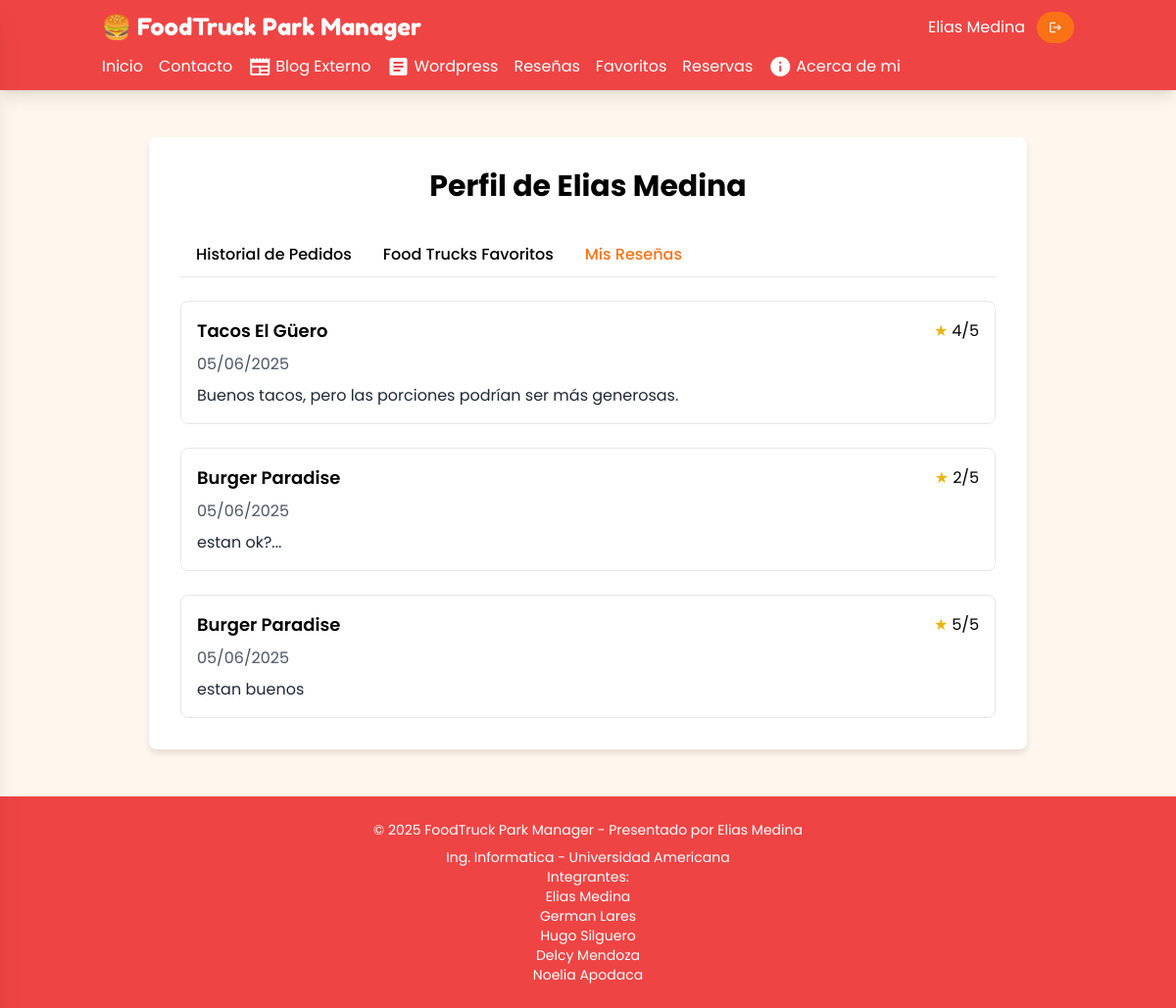
Screenshot of /public/perfil.php?tab=reseñas (signed in) with the database file from the repository.
### tables this page shows
CREATE TABLE `reviews` (
  `id` int(11) NOT NULL,
  `usuario_id` int(11) NOT NULL,
  `foodtruck_id` int(11) NOT NULL,
  `rating` int(11) NOT NULL CHECK (`rating` between 1 and 5),
  `comentario` text DEFAULT NULL,
  `fecha` timestamp NOT NULL DEFAULT current_timestamp()
);

### src/DAO/ReservaDAO.php (called while the page is built, shortened)
<?php
class ReservaDAO
{
    private $db;
    public function __construct(Database $db)
    {
        $this->db = $db;
    }
    public function getReservasByUsuarioId($usuario_id, $showAll = false)
    {
        $conn = $this->db->getConnection();
        $usuario_id = mysqli_real_escape_string($conn, $usuario_id);
        if ($showAll) {
            $sql = "SELECT r.*, u.nombre AS usuario_nombre
                FROM reservas r
                JOIN usuarios u ON r.usuario_id = u.id
                ORDER BY r.fecha_creacion DESC";
        } else {
            $sql = "SELECT r.*, u.nombre AS usuario_nombre
                FROM reservas r
                JOIN usuarios u ON r.usuario_id = u.id
                WHERE r.usuario_id = '$usuario_id'
                ORDER BY r.fecha_creacion DESC";
        }
        $result = mysqli_query($conn, $sql);
        $reservas = [];
        while ($row = mysqli_fetch_assoc($result)) {
            $reservas[] = $row;
        }
        return $reservas;
    }
    public function getItemsByReservaId($reserva_id)
    {
        $conn = $this->db->getConnection();
        $reserva_id = mysqli_real_escape_string($conn, $reserva_id);
        $sql = "SELECT ri.*, m.nombre AS menu_nombre FROM reserva_items ri
                JOIN menus m ON ri.menu_id = m.id
                WHERE ri.reserva_id = '$reserva_id'";
        $result = mysqli_query($conn, $sql);
        $items = [];
        while ($row = mysqli_fetch_assoc($result)) {
            $items[] = $row;
        }
        return $items;
    }
}
?>

### src/DAO/FoodTruckDAO.php (called while the page is built, shortened)
<?php
class FoodTruckDAO {
    private $db;
    public function __construct(Database $db) {
        $this->db = $db;
    }
    public function getFoodTruckById($id) {
        $conn = $this->db->getConnection();
        $id = mysqli_real_escape_string($conn, $id);
        $sql = "SELECT * FROM foodtrucks WHERE id = '$id' LIMIT 1";
        $result = mysqli_query($conn, $sql);
        $foodTruck = mysqli_fetch_assoc($result);
        $sqlMenu = "SELECT * FROM menus WHERE foodtruck_id = '$id' ORDER BY nombre ASC";
        $resultMenu = mysqli_query($conn, $sqlMenu);
        $menu = [];
        if ($resultMenu) {
            while ($row = mysqli_fetch_assoc($resultMenu)) {
                $menu[] = $row;
            }
        }
        $foodTruck['menu'] = $menu;
        return $foodTruck;
    }
}
?>

### src/DAO/ReviewDAO.php (called while the page is built, shortened)
<?php
class ReviewDAO
{
    private $db;
    public function __construct(Database $db)
    {
        $this->db = $db;
    }
    public function getReviewsByUserId($usuario_id)
    {
        $conn = $this->db->getConnection();
        $stmt = $conn->prepare("SELECT * FROM reviews WHERE usuario_id = ?");
        $stmt->bind_param("i", $usuario_id);
        if (!$stmt->execute()) {
            error_log("Error execute getReviewsByUserId: " . $stmt->error);
            return null;
        }
        $result = $stmt->get_result();
        $reviews = [];
        while ($row = $result->fetch_assoc()) {
            $reviews[] = $row;
        }
        return $reviews;
    }
}
?>

### public/perfil.php (the view, shortened to what this page needs)
<?php
require_once __DIR__ . '/../src/dao/ReservaDAO.php';
require_once __DIR__ . '/../src/dao/ReviewDAO.php';
require_once __DIR__ . '/../src/dao/FoodTruckDAO.php';
$db = new Database();
$reservaDAO = new ReservaDAO($db);
$reviewDAO = new ReviewDAO($db);
$foodTruckDAO = new FoodTruckDAO($db);
$userId = $_SESSION['user_id'] ?? null;
$username = $_SESSION['username'] ?? null;
$reservas = $reservaDAO->getReservasByUsuarioId($userId);
$reseñas = $reviewDAO->getReviewsByUserId($userId);
$profileData = [
    'historial' => [],
    'reseñas' => []
];
foreach ($reservas as $reserva) {
    $items = $reservaDAO->getItemsByReservaId($reserva['id']);
    $foodTruck = $foodTruckDAO->getFoodTruckById($reserva['foodtruck_id']);
    $profileData['historial'][] = [
        'id' => $reserva['id'],
        'fecha' => date('d/m/Y', strtotime($reserva['fecha'])),
        'hora' => date('H:i', strtotime($reserva['hora'])),
        'total' => number_format($reserva['total'], 2),
        'estado' => $reserva['estado'],
        'foodtruck' => $foodTruck['nombre'] ?? 'Desconocido',
        'items' => $items
    ];
}
foreach ($reseñas as $reseña) {
    $foodTruck = $foodTruckDAO->getFoodTruckById($reseña['foodtruck_id']);
    $profileData['reseñas'][] = [
        'id' => $reseña['id'],
        'rating' => $reseña['rating'],
        'comentario' => $reseña['comentario'],
        'fecha' => date('d/m/Y', strtotime($reseña['fecha'])),
        'foodtruck' => $foodTruck['nombre'] ?? 'Desconocido'
    ];
}
include __DIR__ . '/../templates/header.php';
$activeTab = $_GET['tab'] ?? 'historial';
?>
<main class="container mx-auto px-6 py-12">
    <section class="max-w-4xl mx-auto bg-white rounded-lg custom-shadow p-8">
        <h1 class="text-3xl font-bold mb-8 text-center">
            Perfil de <?= htmlspecialchars($username) ?>
        </h1>
        <div class="tabs flex border-b mb-6">
            <a href="?tab=historial"
               class="tab py-2 px-4 font-medium border-b-2 border-transparent hover:text-secondary transition-colors duration-200 <?= $activeTab === 'historial' ? 'active border-secondary text-secondary' : '' ?>">
                Historial de Pedidos
            </a>
            <a href="?tab=favoritos"
               class="tab py-2 px-4 font-medium border-b-2 border-transparent hover:text-secondary transition-colors duration-200 <?= $activeTab === 'favoritos' ? 'active border-secondary text-secondary' : '' ?>">
                Food Trucks Favoritos
            </a>
            <a href="?tab=reseñas"
               class="tab py-2 px-4 font-medium border-b-2 border-transparent hover:text-secondary transition-colors duration-200 <?= $activeTab === 'reseñas' ? 'active border-secondary text-secondary' : '' ?>">
                Mis Reseñas
            </a>
        </div>
        <?php if ($activeTab === 'reseñas'): ?>
            <div class="tab-content active" id="reseñas">
                <?php if (!empty($profileData['reseñas'])): ?>
                    <div class="space-y-6">
                        <?php foreach ($profileData['reseñas'] as $reseña): ?>
                            <div class="border rounded-lg p-4 hover:shadow-md transition-shadow">
                                <div class="flex justify-between items-center mb-2">
                                    <h3 class="text-lg font-semibold"><?= htmlspecialchars($reseña['foodtruck']) ?></h3>
                                    <div class="flex items-center">
                                        <span class="text-yellow-500 mr-1">★</span>
                                        <span><?= $reseña['rating'] ?></span>/5
                                    </div>
                                </div>
                                <p class="text-gray-600 mb-2"><?= $reseña['fecha'] ?></p>
                                <p class="text-gray-800"><?= htmlspecialchars($reseña['comentario']) ?></p>
                            </div>
                        <?php endforeach; ?>
                    </div>
                <?php else: ?>
                    <p class="text-center py-8 text-gray-500">No has escrito ninguna reseña</p>
                <?php endif; ?>
            </div>
        <?php endif; ?>
    </section>
</main>
<?php include __DIR__ . '/../templates/footer.php'; ?>

### public/assets/css/styles.css (style rules this page uses)
:root { --primary: #DC2626; --secondary: #FB923C; --accent: #22C55E; --background: #FFFAF0; --textPrimary: #111827; --textSecondary: #374151; }
* { transition: all 0.5s ease-in-out; }
.custom-shadow { box-shadow: 0 4px 6px -1px rgba(0, 0, 0, 0.1), 0 2px 4px -1px rgba(0, 0, 0, 0.06); }
.tab-content { animation: fadeIn 0.5s ease-out; }
.custom-shadow { box-shadow: 0 4px 6px rgba(0, 0, 0, 0.1); }

### rows the page displays
reviews: foodtruck "Tacos El Güero", rating "4", fecha "05/06/2025", comentario "Buenos tacos, pero las porciones podrían ser más generosas."
reviews: foodtruck "Burger Paradise", rating "2", fecha "05/06/2025", comentario "estan ok?..."
reviews: foodtruck "Burger Paradise", rating "5", fecha "05/06/2025", comentario "estan buenos"

### other values shown
$_SESSION['username'] "Elias Medina"
$username "Elias Medina"
PRESENTADO_POR "Elias Medina"
